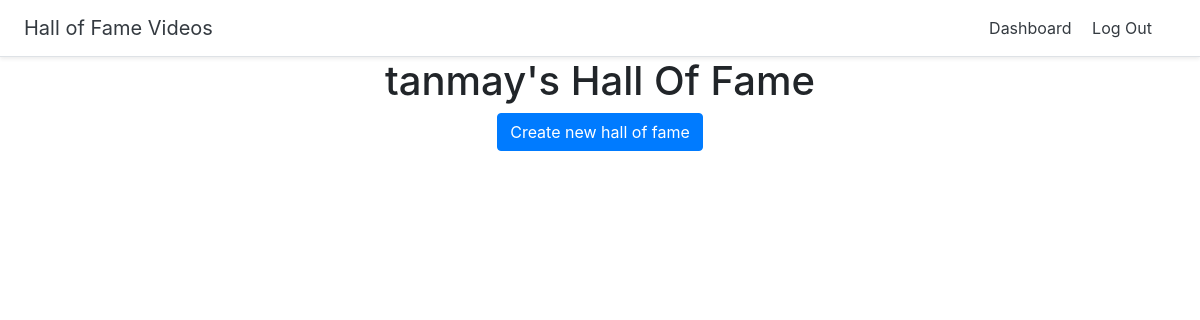
/dashboard (signed in), run on an earlier commit of the app's database.
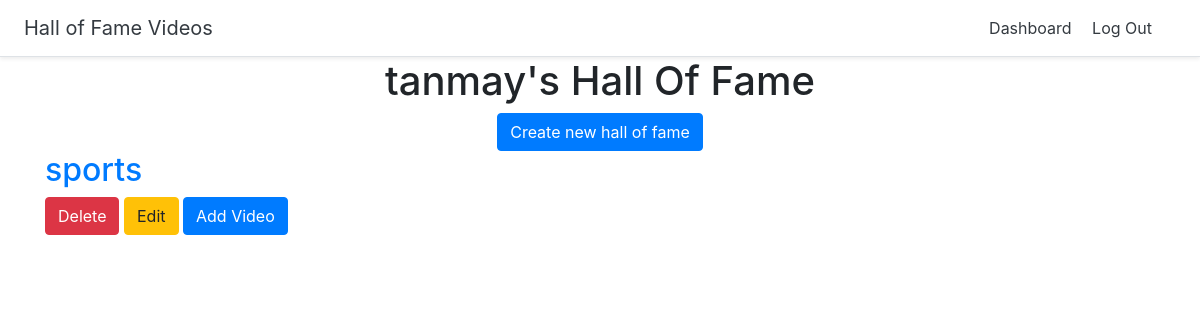
And on a later commit of the database.
### halls/models.py (models this page shows, shortened)
class Hall(models.Model):
    title = models.CharField(max_length=255)
    user = models.ForeignKey(User, on_delete=models.CASCADE)

### halls/views.py (the view)
# urls.py: path('dashboard', views.dashboard, name='dashboard'),
@login_required
def dashboard(request):
    halls = Hall.objects.filter(user=request.user)
    return render(request, 'halls/dashboard.html', {'halls': halls})

### halls/templates/halls/dashboard.html (shortened to what this page needs)
{% extends 'halls/base.html' %}
{% block content %}
<div class="container">
    <div class="text-center">
        <h1>{{ user.username }}'s Hall Of Fame</h1>
        <a href="{%  url 'create_hall' %}" class="btn btn-primary">Create new hall of fame</a>
    </div>
    {%  for hall in halls %}
    <h2><a href="{%  url 'detail_hall' hall.id %}">{{ hall.title }}</a></h2>
    <a href="{%  url 'delete_hall' hall.id %}" class="btn btn-danger">Delete</a>
    <a href="{%  url 'update_hall' hall.id %}" class="btn btn-warning">Edit</a>
    <a href="{%  url 'add_video' hall.id %}" class="btn btn-primary">Add Video</a>
    {%  endfor %}
</div>
{% endblock %}

### halls/templates/halls/base.html (shortened to what this page needs)
<!doctype html>
<html lang="en">
{% load static %}
<head>
  <link rel="stylesheet" href="https://stackpath.bootstrapcdn.com/bootstrap/4.2.1/css/bootstrap.min.css">
  <link href="{% static 'custom.css' %}" rel="stylesheet">
</head>
<body>
  <div class="d-flex flex-column flex-md-row align-items-center p-3 px-md-4 bg-white border-bottom shadow-sm">
    <h5 class="my-0 mr-md-auto font-weight-normal"><a href="{% url 'home' %}" class="text-dark">Hall of Fame Videos</a></h5>
    <nav class="my-2 my-md-0 mr-md-3">
      {% if user.is_authenticated %}
      <a class="p-2 text-dark" href="{%  url 'dashboard' %}">Dashboard</a>
      <a class="p-2 text-dark" href="{% url 'logout' %}">Log Out</a>
      {% else %}
      <a class="p-2 text-dark" href="{% url 'login' %}">Log In</a>
      {% endif %}
    </nav>
  </div>
  {% block content %}
  {% endblock %}
</body>
</html>

What changed in the data, as far as the page shows it:
added Hall: title "sports"
